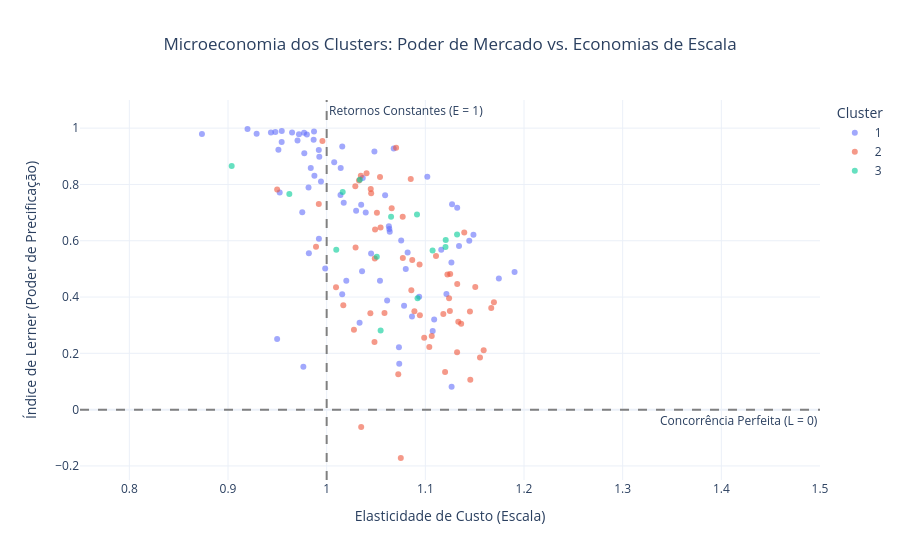

Notebook cell for this chart:
### Code cell
import plotly.express as px

# Supondo que o seu dataframe final com os cálculos se chame 'df_com_lerner'
# E que ele tenha as colunas: 'Cluster', 'elasticidade_custo', 'Lerner', 'MC' (Custo Marginal) e 'Nome_Banco'
def plotar_bubble_chart(df_com_lerner, ano):
    df_plot = df_com_lerner[df_com_lerner['Cluster'] != 4]
    #df_plot = df_plot[df_plot['Cluster'] != 1]
    # 1. Preparar os dados (remover NAs para o gráfico não quebrar)
    if ano > 0:
        df_plot = df_plot[df_plot['ano'] == ano]
    
    df_plot = df_plot.dropna(subset=['elasticidade_custo', 'Lerner', 'MC']).copy()

    # Garantir que o Cluster seja tratado como categoria (texto) para cores distintas
    df_plot['Cluster'] = df_plot['Cluster'].astype(str)

    # 2. Criar o Gráfico de Dispersão de Bolhas (Bubble Chart)
    fig = px.scatter(
        df_plot,
        x="elasticidade_custo",         # Eixo X
        y="Lerner",                     # Eixo Y
        #size="ativo_total",                      # Tamanho da bolha (Pode trocar por 'ativo_total' se preferir)
        color="Cluster",                # Uma cor para cada modelo de negócios
        hover_name="nome",        # O nome que aparece em destaque ao passar o mouse
        hover_data={                    # Dados extras no tooltip
            "elasticidade_custo": ':.3f', 
            "Lerner": ':.3f',
            "MC": ':.4f',
            "Cluster": False            # Oculta o cluster do tooltip, pois já está na cor
        },
        opacity=0.6,                    # SOLUÇÃO 1: Transparência de 60%
        #size_max=18,                    # SOLUÇÃO 3: Reduzindo o limite de tamanho
        range_x=[0.75, 1.5],          # Limita o Eixo X (Elasticidade)
        range_y=[-0.25, 1.1],         # Limita o Eixo Y (Lerner). Coloquei 1.1 como teto lógico
        title="Microeconomia dos Clusters: Poder de Mercado vs. Economias de Escala",
        labels={
            "elasticidade_custo": "Elasticidade de Custo (Escala)",
            "Lerner": "Índice de Lerner (Poder de Precificação)",
            "MC": "Custo Marginal"
        },
        template="plotly_white"         # Fundo limpo e acadêmico
    )

    # 3. Adicionar as Linhas de Referência Estruturais (Cruciais para a análise)
    # Linha Vertical: Separa Economias de Escala (< 1) de Deseconomias (> 1)
    fig.add_vline(
        x=1.0, 
        line_dash="dash", 
        line_color="gray", 
        annotation_text="Retornos Constantes (E = 1)", 
        annotation_position="top right"
    )

    # Linha Horizontal: Separa Poder de Monopólio (> 0) de Preço Predatório (< 0)
    fig.add_hline(
        y=0.0, 
        line_dash="dash", 
        line_color="gray", 
        annotation_text="Concorrência Perfeita (L = 0)", 
        annotation_position="bottom right"
    )

    # 4. Centralizar o título e exibir
    fig.update_layout(title_x=0.5)
    fig.show()

    # Para salvar como uma página interativa separada (opcional):
    # fig.write_html("analise_clusters_microeconomia.html")

plotar_bubble_chart(model_lerner, ano=2015) # ano=0 para mostrar todos os anos juntos, ou coloque um ano específico

### Figure 1 — Plotly figure (JSON) as saved in the notebook; plotly's stock layout.template omitted (floating-point values rounded to 4 significant figures; data arrays with more than 128 entries replaced by an {"elided": "..."} marker saying what was removed)
{"data": [{"customdata": {"elided": "82x2 mixed values"}, "hovertemplate": "<b>%{hovertext}</b><br><br>Elasticidade de Custo (Escala)=%{x:.3f}<br>Índice de Lerner (Poder de Precificação)=%{y:.3f}<br>Custo Marginal=%{customdata[0]:.4f}<extra></extra>", "hovertext": ["BCO DO BRASIL S.A.", "BCO RABOBANK INTL BRASIL S.A.", "BCO YAMAHA MOTOR S.A.", "BCO DA CHINA BRASIL S.A.", "SCANIA BCO S.A.", "BANCO RANDON S.A.", "BRK S.A. CFI", "BR PARTNERS BI", "PARANA BCO S.A.", "BCO BBM S.A.", "BCO BNP PARIBAS BRASIL S A", "HSBC BANK BRASIL SA BCO MULTIP", "BCO ITAUCARD S.A.", "BCO TRIANGULO S.A.", "BANCOOB", "BANCO NEON S.A.", "BCO CATERPILLAR S.A.", "BCO ABC BRASIL S.A.", "SCOTIABANK BRASIL", "BANCO CNH INDUSTRIAL CAPITAL S.A", "BANCO BTG PACTUAL S.A.", "BCO MODAL S.A.", "BCO CREDIT SUISSE (BRL) S.A.", "BCO TOYOTA DO BRASIL S.A.", "BCO LA NACION ARGENTINA", "CITIBANK N.A.", "BCO CEDULA S.A.", "BCO J.P. MORGAN S.A.", "BCO CACIQUE S.A.", "BCO CAIXA GERAL BRASIL S.A.", "BCO CITIBANK S.A.", "BCO INDUSCRED DE INVESTIM. S/A", "BCO RODOBENS S.A.", "BCO FATOR S.A.", "BCO MÁXIMA S.A.", "BI CREDIT SUISSE (BRASIL) S.A.", "HAITONG BI DO BRASIL S.A.", "BCO PSA FINANCE BRASIL S.A.", "CAIXA ECONOMICA FEDERAL", "BCO CARGILL S.A.", "BCO HONDA S.A.", "FINAMAX S.A. CFI", "PERNAMBUCANAS FINANC S.A. CFI", "DAYCOVAL LEASING - BCO MÚLTIPLO S.A", "BCO LA PROVINCIA B AIRES BCE", "BRASIL PLURAL S.A. BCO.", "SOROCRED CFI S.A.", "BANCO ANDBANK (BRASIL) S.A.", "BCO DA AMAZONIA S.A.", "ING BANK N.V.", "BCO DE LAGE LANDEN BRASIL S.A.", "BCO RIBEIRAO PRETO S.A.", "SANTANA S.A. - CFI", "BCO SAFRA S.A.", "BCO LUSO BRASILEIRO S.A.", "BANCO PAN", "BCO VOTORANTIM S.A.", "KREDILIG S.A. - CFI", "BCO TOKYO-MITSUBISHI UFJ S.A.", "ITAÚ UNIBANCO BM S.A.", "BCO BRADESCO S.A.", "BCO MERCEDES-BENZ S.A.", "BCO SOFISA S.A.", "BCO BPN BRASIL S.A.", "BCO MIZUHO S.A.", "BCO SOCIETE GENERALE BRASIL", "BOFA MERRILL LYNCH BM S.A.", "BCO PINE S.A.", "BCO DAYCOVAL S.A", "DEUTSCHE BANK S.A.BCO ALEMAO", "BCO DO NORDESTE DO BRASIL S.A.", "BANCO MONEO S.A.", "NOVO BCO CONTINENTAL S.A. - BM", "HS FINANCEIRA", "BCO CRÉDIT AGRICOLE BR S.A.", "BANCO TOPÁZIO S.A.", "BANCO SEMEAR", "BCO MAXINVEST S.A.", "BCO SANTANDER (BRASIL) S.A.", "BANCO JOHN DEERE S.A.", "BANCO ORIGINAL", "CARUANA SCFI"], "legendgroup": "1", "marker": {"color": "#636efa", "opacity": 0.6, "symbol": "circle"}, "mode": "markers", "name": "1", "orientation": "v", "showlegend": true, "type": "scatter", "x": [1.175, 0.8736, 1.076, 1.048, 0.235, 0.982, 0.9764, 0.9925, 1.107, 0.9511, 1.016, 1.132, 1.127, 1.109, 1.127, 1.061, 0.2303, 1.008, 0.9435, 1.017, 0.9705, 1.03, 1.078, 0.9839, 0.9498, 0.2547, 0.9921, 0.98, 1.094, 0.9868, 1.068, 0.9985, 0.9753, 1.045, 1.073, 1.035, 0.9544, 1.08, 1.19, 0.929, 1.126, 1.054, 1.037, 1.059, 0.6322, 0.9524, 1.036, 1.04, 1.134, 0.9545, 0.2433, 1.02, 1.016, 1.063, 1.064, 1.121, 0.9876, 0.1723, 0.9649, 1.145, 1.149, 1.04, 1.082, 0.9942, 0.9719, 0.9198, 0.9771, 0.992, 1.063, 0.9872, 1.116, 0.9816, 1.014, 0.1681, 0.948, 1.074, 1.086, 0.1214, 1.102, 0.9773, 1.014, 1.033], "xaxis": "x", "y": [0.4659, 0.9795, 0.6011, 0.9168, 0.9396, 0.5557, 0.1519, 0.8981, 0.279, 0.9237, 0.935, 0.7176, 0.73, 0.32, 0.08091, 0.3879, 0.9358, 0.8787, 0.9842, 0.7347, 0.9563, 0.7061, 0.3687, 0.8582, 0.251, 0.9912, 0.6072, 0.9779, 0.4011, 0.9586, 0.9275, 0.5013, 0.7009, 0.5545, 0.2217, 0.7278, 0.9505, 0.4994, 0.4886, 0.9803, 0.5225, 0.4583, 0.8227, 0.7612, 0.9839, 0.771, 0.492, -0.3331, 0.5809, 0.9901, 0.9517, 0.4578, 0.4097, 0.6416, 0.6316, 0.4107, 0.831, 0.9392, 0.9844, 0.6001, 0.621, 0.6999, 0.5579, 0.8109, 0.9787, 0.9972, 0.9839, 0.9226, 0.6517, 0.9877, 0.5678, 0.7887, 0.7623, 0.9301, 0.9862, 0.1633, 0.3304, 0.9173, 0.8273, 0.9111, 0.8588, 0.3085], "yaxis": "y"}, {"customdata": [[0.009803, "2"], [0.00867, "2"], [0.01041, "2"], [0.02045, "2"], [0.03754, "2"], [0.008446, "2"], [0.01003, "2"], [0.01366, "2"], [0.006544, "2"], [0.03377, "2"], [0.01917, "2"], [0.006456, "2"], [0.01204, "2"], [0.008091, "2"], [0.01384, "2"], [0.01347, "2"], [0.01845, "2"], [0.01771, "2"], [0.004658, "2"], [0.01288, "2"], [0.01453, "2"], [0.01128, "2"], [0.01533, "2"], [0.01576, "2"], [0.02249, "2"], [0.008092, "2"], [0.02384, "2"], [0.00498, "2"], [0.006268, "2"], [0.02244, "2"], [0.01243, "2"], [0.01896, "2"], [0.00962, "2"], [0.002064, "2"], [0.01035, "2"], [0.01563, "2"], [0.004815, "2"], [0.01283, "2"], [0.004675, "2"], [0.01122, "2"], [0.03758, "2"], [0.01403, "2"], [0.02548, "2"], [0.01149, "2"], [0.01728, "2"], [0.008658, "2"], [0.01983, "2"], [0.02244, "2"], [0.02414, "2"], [0.01717, "2"], [0.01405, "2"], [0.009646, "2"], [0.0229, "2"], [0.01878, "2"], [0.01145, "2"], [0.01735, "2"], [0.01467, "2"], [0.01623, "2"]], "hovertemplate": "<b>%{hovertext}</b><br><br>Elasticidade de Custo (Escala)=%{x:.3f}<br>Índice de Lerner (Poder de Precificação)=%{y:.3f}<br>Custo Marginal=%{customdata[0]:.4f}<extra></extra>", "hovertext": ["BV FINANCEIRA S.A. CFI", "BCO COOPERATIVO SICREDI S.A.", "SANTINVEST S.A. - CFI", "BCO DO EST. DE SE S.A.", "AGIBANK FINANCEIRA", "BCO WOORI BANK DO BRASIL S.A.", "FINANC ALFA S.A. CFI", "BCO MERCANTIL DO BRASIL S.A.", "ICBC DO BRASIL BM S.A.", "PORTOCRED S.A. - CFI", "BRB - BCO DE BRASILIA S.A.", "BCO KEB HANA DO BRASIL S.A.", "BCO BANESTES S.A.", "BCO. J.SAFRA S.A.", "BCO GUANABARA S.A.", "BCO INDUSTRIAL DO BRASIL S.A.", "MERCANTIL BRASIL FIN S.A. CFI", "BRB - CFI S/A", "BCO ALFA S.A.", "BANIF BRASIL BM S.A.", "ITAÚ BMG CONSIGNADO", "BANCO IBM S.A.", "BANCO PORTO REAL DE INVEST.S.A", "BANCO INTERMEDIUM S/A", "NEGRESCO S.A. - CFI", "BMW FINANCEIRA S.A. - CFI", "BCO DO EST. DO PA S.A.", "BCV", "VIA CERTA FINANCIADORA S.A. - CFI", "BCO ARBI S.A.", "BANCO BARI S.A.", "BCO CETELEM S.A.", "BCO TRICURY S.A.", "BCO VOLVO BRASIL S.A.", "BCO INTERCAP S.A.", "BCO FIBRA S.A.", "BCO VOLKSWAGEN S.A", "BCO GMAC S.A.", "BCO SUMITOMO MITSUI BRASIL S.A.", "BCO ALFA DE INVESTIMENTO S.A.", "BCO PECUNIA S.A.", "BCO INDUSVAL S.A.", "BCO BMG S.A.", "CIA CFI RCI BRASIL S.A.", "BCO PAULISTA S.A.", "BANCO FIDIS", "BCO RENDIMENTO S.A.", "BANCO BONSUCESSO S.A.", "BCO OLÉ BONSUCESSO CONSIGNADO S.A.", "BCO BRADESCO FINANC. S.A.", "BCO CCB BRASIL S.A.", "BCO KDB BRASIL S.A.", "AYMORÉ CFI S.A.", "OMNI SA CFI", "BCO DO ESTADO DO RS S.A.", "CCB BRASIL S.A. - CFI", "BCO A.J. RENNER S.A.", "BANCO VIPAL"], "legendgroup": "2", "marker": {"color": "#EF553B", "opacity": 0.6, "symbol": "circle"}, "mode": "markers", "name": "2", "orientation": "v", "showlegend": true, "type": "scatter", "x": [1.139, 1.12, 1.017, 1.132, 1.029, 1.059, 1.118, 1.132, 0.9957, 1.009, 1.155, 1.029, 1.124, 1.136, 1.073, 1.049, 1.146, 1.094, 1.085, 1.077, 1.159, 1.055, 1.049, 1.104, 0.992, 1.035, 1.125, 1.054, 0.1585, 1.075, 1.028, 1.145, 1.044, 0.9498, 0.9892, 1.045, 1.033, 1.122, 1.04, 1.048, 1.125, 1.045, 1.077, 1.089, 1.066, 1.086, 1.094, 1.111, 1.133, 1.151, 1.051, 1.07, 1.167, 1.087, 1.17, 1.099, 1.106, 1.035], "xaxis": "x", "y": [0.6291, 0.1332, 0.3712, 0.2043, 0.5763, 0.3434, 0.3394, 0.4461, 0.9541, 0.4347, 0.1851, 0.7934, 0.3956, 0.305, 0.1256, 0.6404, 0.1063, 0.3353, 0.8193, 0.6852, 0.2108, 0.647, 0.5366, 0.2224, 0.7304, 0.8313, 0.4819, 0.8264, 0.9103, -0.1719, 0.2842, 0.3488, 0.3423, 0.7821, 0.5787, 0.7835, 0.8136, 0.4797, 0.84, 0.2403, 0.3504, 0.7683, 0.5384, 0.3495, 0.7155, 0.4237, 0.516, 0.5454, 0.3124, 0.4355, 0.6993, 0.9306, 0.3611, 0.5315, 0.3814, 0.2553, 0.2618, -0.06153], "yaxis": "y"}, {"customdata": [[0.02312, "3"], [0.01259, "3"], [0.02066, "3"], [0.001357, "3"], [0.00294, "3"], [0.01949, "3"], [0.006174, "3"], [0.004059, "3"], [0.02471, "3"], [0.006011, "3"], [0.005004, "3"], [0.01504, "3"], [0.01254, "3"], [0.009168, "3"], [0.0002284, "3"], [0.03777, "3"], [0.006405, "3"], [0.007776, "3"], [0.002375, "3"], [0.006402, "3"]], "hovertemplate": "<b>%{hovertext}</b><br><br>Elasticidade de Custo (Escala)=%{x:.3f}<br>Índice de Lerner (Poder de Precificação)=%{y:.3f}<br>Custo Marginal=%{customdata[0]:.4f}<extra></extra>", "hovertext": ["BCO CAPITAL S.A.", "LUIZACRED S.A. SCFI", "DACASA FINANCEIRA S/A - SCFI", "HIPERCARD BM S.A.", "BCO BRADESCO BERJ S.A.", "BCO LOSANGO S.A.", "BANCO BRADESCARD", "BCO REP ORIENTAL URUGUAY BCE", "CREDIARE CFI S.A.", "BCO BRADESCO CARTOES S.A.", "CREFISA S.A. CFI", "BCO FICSA S.A.", "BANCO CIFRA", "FIN. ITAU CBD CFI", "BANCO SISTEMA", "SAX S.A. CFI", "BCO OURINVEST S.A.", "BCO CSF S.A.", "MIDWAY S.A. - SCFI", "BCO ORIGINAL DO AGRO S/A"], "legendgroup": "3", "marker": {"color": "#00cc96", "opacity": 0.6, "symbol": "circle"}, "mode": "markers", "name": "3", "orientation": "v", "showlegend": true, "type": "scatter", "x": [1.055, 1.121, 1.051, 0.2466, 0.2773, 1.12, 0.9622, 0.9037, 1.092, 1.132, 0.2232, 1.041, 1.107, 1.092, 0.2341, 1.065, 1.034, 1.016, 0.2199, 1.01], "xaxis": "x", "y": [0.2811, 0.6025, 0.5432, 0.9377, 0.8597, 0.5774, 0.766, 0.8657, 0.3959, 0.622, 0.947, -0.7177, 0.5649, 0.6932, 0.9895, 0.6848, 0.8163, 0.7729, 0.9544, 0.5679], "yaxis": "y"}], "layout": {"annotations": [{"showarrow": false, "text": "Retornos Constantes (E = 1)", "x": 1, "xanchor": "left", "xref": "x", "y": 1, "yanchor": "top", "yref": "y domain"}, {"showarrow": false, "text": "Concorrência Perfeita (L = 0)", "x": 1, "xanchor": "right", "xref": "x domain", "y": 0, "yanchor": "top", "yref": "y"}], "legend": {"title": {"text": "Cluster"}, "tracegroupgap": 0}, "shapes": [{"line": {"color": "gray", "dash": "dash"}, "type": "line", "x0": 1, "x1": 1, "xref": "x", "y0": 0, "y1": 1, "yref": "y domain"}, {"line": {"color": "gray", "dash": "dash"}, "type": "line", "x0": 0, "x1": 1, "xref": "x domain", "y0": 0, "y1": 0, "yref": "y"}], "title": {"text": "Microeconomia dos Clusters: Poder de Mercado vs. Economias de Escala", "x": 0.5}, "xaxis": {"anchor": "y", "domain": [0, 1], "range": [0.75, 1.5], "title": {"text": "Elasticidade de Custo (Escala)"}}, "yaxis": {"anchor": "x", "domain": [0, 1], "range": [-0.25, 1.1], "title": {"text": "Índice de Lerner (Poder de Precificação)"}}}}
